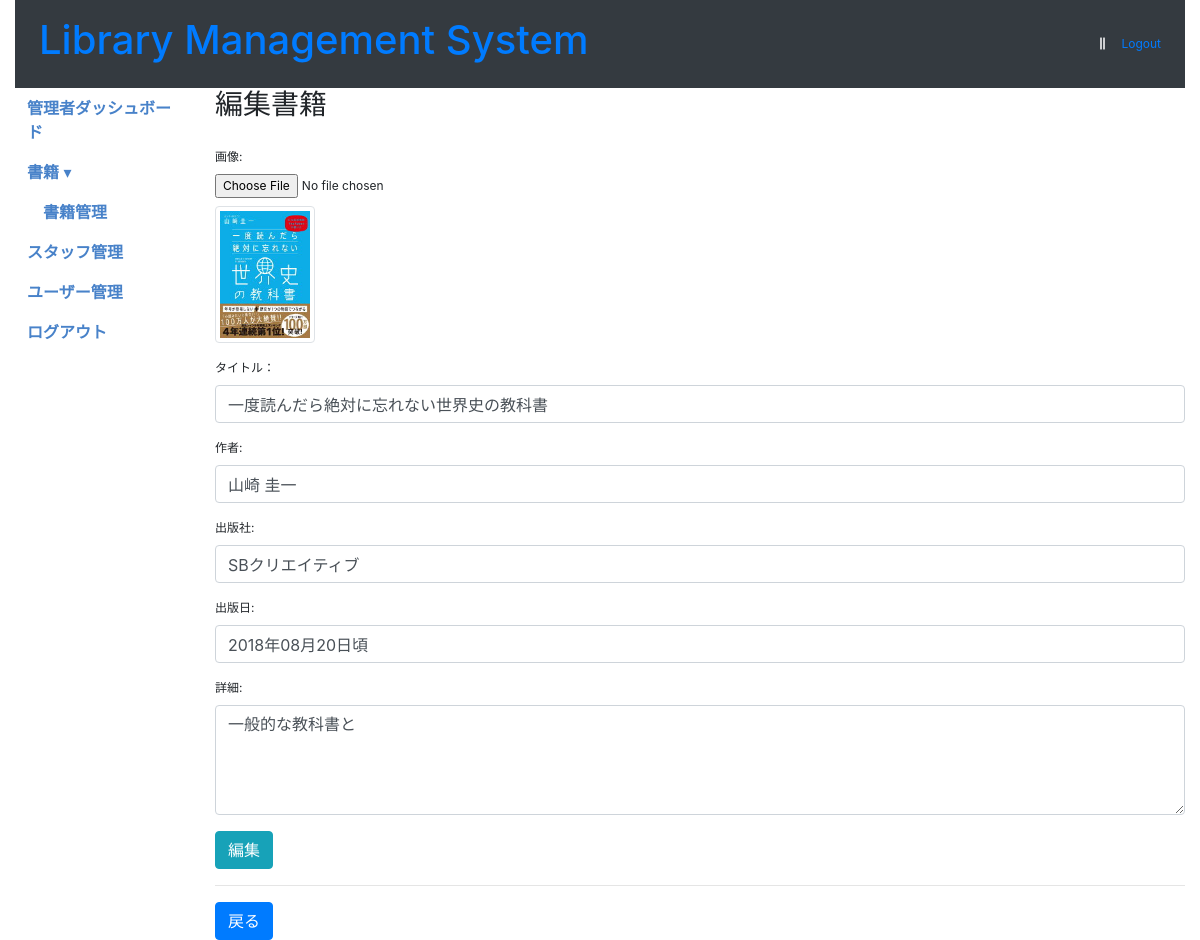
/book_update/3 (signed in), run on the app's committed database.
### models.py (models this page shows)
class Book(db.Model):
    __tablename__ = 'book'
    bookid = Column(Integer, primary_key=True, autoincrement=True)
    picture = Column(String, nullable=True)
    name = Column(Text , nullable=True)
    detail = Column(Text, nullable=True)
    author = Column(Text)
    release_date = Column(Text)
    publisher = Column(Text)
    genre = Column(Text)
    status = Column(Text,nullable=True,default='lending')
    added_on = Column(DateTime, default=datetime.utcnow, nullable=True)
    updated_on = Column(DateTime, default=datetime.utcnow, nullable=True)
    borrow_books = relationship("BorrowBook", back_populates="book", cascade="all, delete, delete-orphan")
    history_books = relationship('BorrowHistory',back_populates='book', cascade="all, delete, delete-orphan")

### app.py (the view, shortened to what this page needs)
@app.route('/book_update/<int:bookid>',methods=['GET','POST'])
@login_required
def book_update(bookid):
    book = get_book_or_404(bookid)
    return render_template('book_update_form.html', book=book)

### app.py (called while the page is built)
@login_manager.user_loader
def load_user(id):
    if 'user_type' in session:
        if session['user_type'] == 'admin':
            return Admin.query.get(int(id))
    return User.query.get(int(id))

def get_book_or_404(bookid):
    book = Book.query.filter(Book.bookid == bookid).one_or_none()
    if not book:
        abort(404, "本が見つかりません")
    return book

### models.py (called while the page is built)
    @property
    def is_authenticated(self):
        return True

### templates/book_update_form.html
{% include 'header.html' %}
<body>
  <div class="container-fluid" id="main">
	{% include 'admin_top_menus.html' %}
    <div class="row row-offcanvas row-offcanvas-left">
	  {% include 'admin_left_menus.html' %}
      <div class="col-md-9 col-lg-10 main">
		<h3>編集書籍</h3>
		<br>
            <form method="post" id="bookForm" action="/book_update/{{book.bookid}}" enctype="multipart/form-data">
                <div class="">
                    <div class="">
                      <div class="form-group">
                        <label for="picture">画像:</label>
                        <input type="file" class="form-control-file" name="picture">
                        <div class="mt-2">
                            {% if book.picture %}
                            <img src="{{ url_for('static', filename='uploads/' + book.picture) }}" alt="Current book picture" class="img-thumbnail" width="100">
                            {% else %}
                            <img src="{{ url_for('static', filename='uploads/default.jpg') }}" alt="Current book picture" class="img-thumbnail" width="100">
                            {% endif %}
                        </div>
                      </div>
                        <div class="form-group">
                            <label for="name" class="control-label">タイトル：</label>
                            <input type="text" name="name" id="name" autocomplete="off" class="form-control" placeholder="本のタイトル" value="{{book.name}}"/>
                        </div>
                        <div class="form-group">
                            <label for="author" class="control-label">作者:</label>
                            <input type="text" name="author" id="author" value="{{book.author}}" autocomplete="off" class="form-control" placeholder="本の作者" >
                        </div>
                        <div class="form-group">
                            <label for="publisher" class="control-label">出版社:</label>
                            <input type="text" name="publisher" id="publisher" autocomplete="off" class="form-control" placeholder="" value="{{book.publisher}}"/>
                        </div>
                        <div class="form-group">
                            <label for="release_date" class="control-label">出版日:</label>
                            <input type="text" name="release_date" autocomplete="off" class="form-control" value="{{book.release_date }}">
                        </div>
                        <div class="form-group">
                          <label for="detail">詳細:</label>
                          <textarea class="form-control" name="detail" rows="4" >{{book.detail}}</textarea>
                        </div>
                    <div class="">
                        <input type="submit" name="save" id="save" class="btn btn-info" value="編集" />
                    </div>
                </div>
      </div>
    </form>
      <hr>
      <a href="#" class="btn btn-primary" onclick="history.back();return false;">戻る</a>
       </div>
      </div>
    </div>
  </body>
</html>

### static/style/dashboard.css (style rules this page uses)
body { font-size:12px; }

### data on the page
Book: picture (picture), name "一度読んだら絶対に忘れない世界史の教科書", author "山崎 圭一", publisher "SBクリエイティブ", release_date "2018年08月20日頃", detail "一般的な教科書と"
